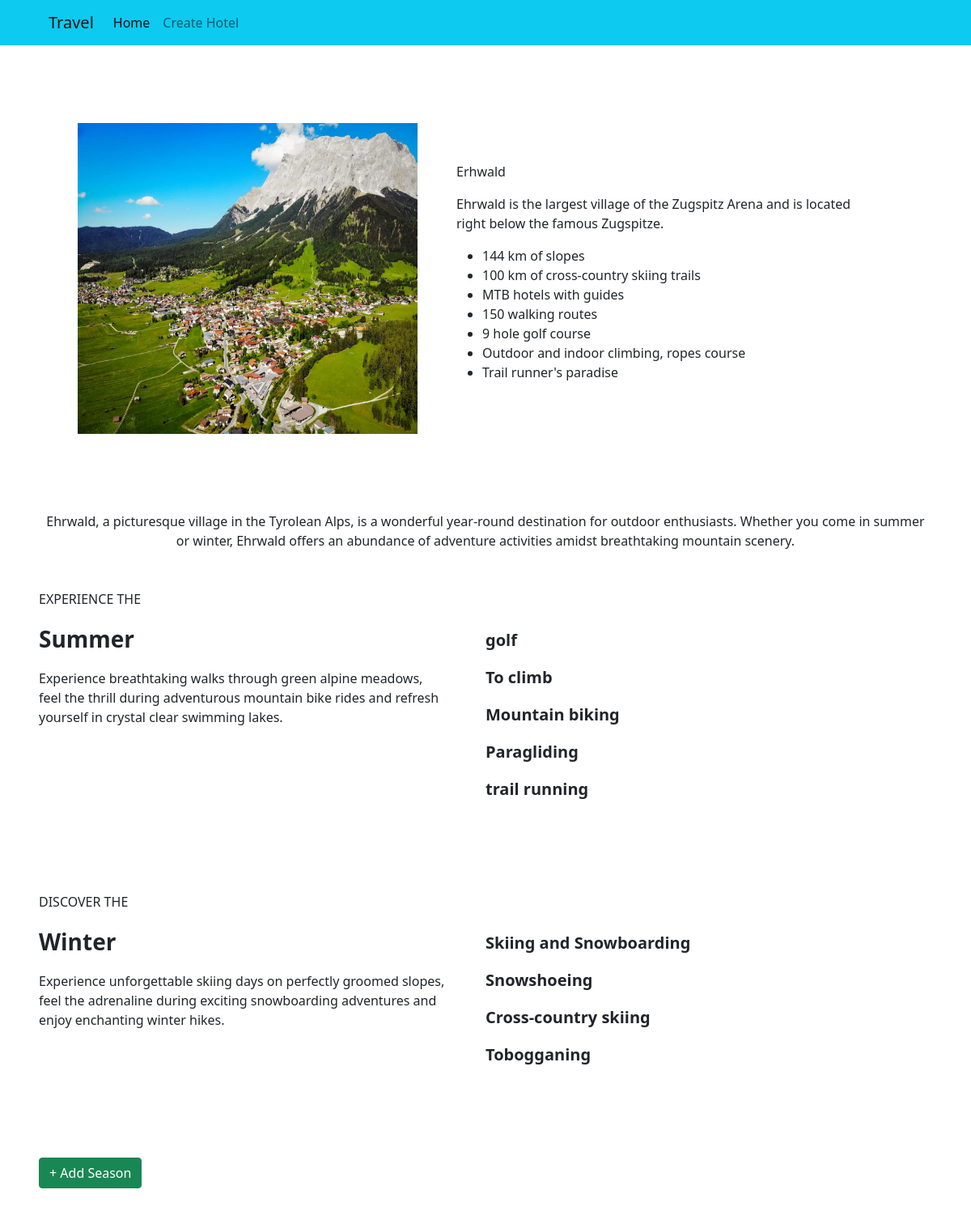
The app's page /details/10/ (signed in) with its own data.
### main/models.py (models this page shows, shortened)
class Location(models.Model):
    image = models.FileField(upload_to='spot')
    l_name = models.CharField(_("Hotel Name"), max_length=50)
    l_tagline = models.CharField(_("Hotel Tagline"), max_length=150)
    l_summery = models.TextField(_("Hotel Summary"), max_length=300)
    l_description = models.TextField(_("Hotel Description"), max_length=200)
    tags = TaggableManager()
    created_at = models.DateTimeField(auto_now_add=True)
    updated_at = models.DateTimeField(auto_now=True)

class Season(models.Model):
    s_tagline = models.CharField(_("Season Tagline"), max_length=100)
    s_name = models.CharField(_("Season Name"), max_length=50)
    s_description = models.TextField(_("Season Description"), max_length=250)
    location = models.ForeignKey(Location, on_delete=models.CASCADE)

class Feature(models.Model):
    sf_title = models.CharField(_("Title"), max_length=50)
    sf_description = models.TextField(_("Description"), max_length=150)
    season = models.ForeignKey(Season, on_delete=models.CASCADE)

### main/views.py (the view)
# urls.py: path('details/<int:pk>/', views.location_details_view, name='location_details'),
@login_required
def location_details_view(request, pk):
    location = Location.objects.get(pk=pk)
    seasons = location.season_set.all()
    l_des = location.l_description
    l_des = l_des.split('\n')
    features = Feature.objects.filter(season__location=location)
    context = {'location': location, 'seasons':seasons, 'features':features, 'l_des':l_des}
    return render(request, "location_details.html", context)

### main/templates/location_details.html (shortened to what this page needs)
{% extends 'base.html' %}
{% block content %}
<div class="m-5 d-flex flex-column">
    <div class="d-flex m-5">
        <img class="col-5" src="{{ location.image.url}}"/>
        <div class="d-flex flex-column m-5">
            <p>{{location.l_name}}</p>
            <p>{{location.l_tagline}}</p>
            <ul>
                {% for des in l_des %}
                    <li>{{des}}</li>
                {% endfor %}
            </ul>
        </div>
    </div>
</div>
<div class="m-5 text-center">
    <p>{{location.l_summery}}</p>
</div>
{% for season in  seasons%}
<div class="d-flex m-5">
    <div class="w-50">
        <p>{{season.s_tagline}}</p>
        <p class="fs-3 fw-bold">{{season.s_name}}</p>
        <p>{{season.s_description}}</p>
    </div>
    <div class="m-5 w-50">
    {% for feature in features %}
        {% if feature.season == season %}
        <p class="fs-5 fw-bold">{{feature.sf_title}}</p>
        {% endif %}
    {% endfor %}
    </div>
</div>
{% endfor %}
<div class="m-5">
    <a href="{% url 'create_season' location.id%}" class="btn btn-success">+ Add Season</a>
</div>
{% endblock content %}

### main/templates/base.html (shortened to what this page needs)
<!DOCTYPE html>
<html lang="en">
<head>
    <link href="https://cdn.jsdelivr.net/npm/bootstrap@5.0.2/dist/css/bootstrap.min.css"
        rel="stylesheet"
>
</head>
<body>
    <nav class="navbar navbar-expand-lg navbar-light bg-info">
        <div class="container-fluid mx-5">
          <a class="navbar-brand" href="/">Travel</a>
          <div class="collapse navbar-collapse" id="navbarSupportedContent">
            <ul class="navbar-nav me-auto mb-2 mb-lg-0">
              <li class="nav-item">
                <a class="nav-link active" aria-current="page" href="/">Home</a>
              </li>
              <li class="nav-item">
                <a class="nav-link" href="{% url 'submit_location' %}">Create Hotel</a>
              </li>
          </div>
        </div>
      </nav>
    {% block content %}{% endblock content %}
</body>
</html>

### records on screen
Location: image (picture), l_name "Erhwald", l_tagline "Ehrwald is the largest village of the Zugspitz Arena and is located right below the famous Zugspitze.", l_summery "Ehrwald, a picturesque village in the Tyrolean Alps, is a wonderful year-round destination for outdoor enthusiasts. Whether you come in summer or winter, Ehrwald offers an abundance of adventure activities amidst breathtaking mountain scenery."
Season: s_tagline "EXPERIENCE THE", s_name "Summer", s_description "Experience breathtaking walks through green alpine meadows, feel the thrill during adventurous mountain bike rides and refresh yourself in crystal clear swimming lakes."
Feature: sf_title "golf"
Feature: sf_title "To climb"
Feature: sf_title "Mountain biking"
Feature: sf_title "Paragliding"
Feature: sf_title "trail running"
Season: s_tagline "DISCOVER THE", s_name "Winter", s_description "Experience unforgettable skiing days on perfectly groomed slopes, feel the adrenaline during exciting snowboarding adventures and enjoy enchanting winter hikes."
Feature: sf_title "Skiing and Snowboarding"
Feature: sf_title "Snowshoeing"
Feature: sf_title "Cross-country skiing"
Feature: sf_title "Tobogganing"

### other values on screen
{{ des }} "144 km of slopes" "100 km of cross-country skiing trails" "MTB hotels with guides" "150 walking routes" "9 hole golf course" "Outdoor and indoor climbing, ropes course" "Trail runner's paradise"
